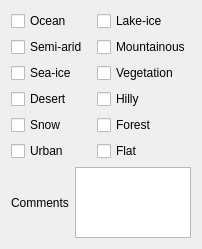
          <widget class="QWidget" name="page_7">
           <property name="geometry">
            <rect>
             <x>0</x>
             <y>0</y>
             <width>202</width>
             <height>249</height>
            </rect>
           </property>
           <attribute name="label">
            <string>Land or Ocean Surfaces Overflown</string>
           </attribute>
           <layout class="QVBoxLayout" name="verticalLayout_24">
            <item>
             <layout class="QHBoxLayout" name="horizontalLayout_27">
              <item>
               <layout class="QVBoxLayout" name="verticalLayout_22">
                <item>
                 <widget class="QCheckBox" name="oceanCheck">
                  <property name="text">
                   <string>Ocean</string>
                  </property>
                 </widget>
                </item>
                <item>
                 <widget class="QCheckBox" name="semiAridCheck">
                  <property name="text">
                   <string>Semi-arid</string>
                  </property>
                 </widget>
                </item>
                <item>
                 <widget class="QCheckBox" name="seaIceCheck">
                  <property name="text">
                   <string>Sea-ice</string>
                  </property>
                 </widget>
                </item>
                <item>
                 <widget class="QCheckBox" name="desertCheck">
                  <property name="text">
                   <string>Desert</string>
                  </property>
                 </widget>
                </item>
                <item>
                 <widget class="QCheckBox" name="snowCheck">
                  <property name="text">
                   <string>Snow</string>
                  </property>
                 </widget>
                </item>
                <item>
                 <widget class="QCheckBox" name="urbanCheck">
                  <property name="text">
                   <string>Urban</string>
                  </property>
                 </widget>
                </item>
               </layout>
              </item>
              <item>
               <layout class="QVBoxLayout" name="verticalLayout_23">
                <item>
                 <widget class="QCheckBox" name="lakeIceCheck">
                  <property name="text">
                   <string>Lake-ice</string>
                  </property>
                 </widget>
                </item>
                <item>
                 <widget class="QCheckBox" name="mountainousCheck">
                  <property name="text">
                   <string>Mountainous</string>
                  </property>
                 </widget>
                </item>
                <item>
                 <widget class="QCheckBox" name="vegetationCheck">
                  <property name="text">
                   <string>Vegetation</string>
                  </property>
                 </widget>
                </item>
                <item>
                 <widget class="QCheckBox" name="hillyCheck">
                  <property name="text">
                   <string>Hilly</string>
                  </property>
                 </widget>
                </item>
                <item>
                 <widget class="QCheckBox" name="forestCheck">
                  <property name="text">
                   <string>Forest</string>
                  </property>
                 </widget>
                </item>
                <item>
                 <widget class="QCheckBox" name="flatCheck">
                  <property name="text">
                   <string>Flat</string>
                  </property>
                 </widget>
                </item>
               </layout>
              </item>
             </layout>
            </item>
            <item>
             <layout class="QHBoxLayout" name="horizontalLayout_28">
              <item>
               <widget class="QLabel" name="label_19">
                <property name="text">
                 <string>Comments</string>
                </property>
               </widget>
              </item>
              <item>
               <widget class="QTextEdit" name="SOOtherTextBox">
                <property name="maximumSize">
                 <size>
                  <width>16777215</width>
                  <height>75</height>
                 </size>
                </property>
               </widget>
              </item>
             </layout>
            </item>
           </layout>
          </widget>
